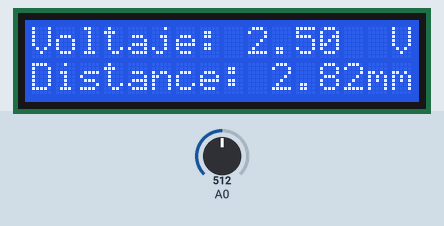
A sketch run on a simulated Arduino Uno, built with avr-gcc and run on an emulated ATmega328P. Shown: 16×2 character LCD. The test bench sets the inputs (shaded band); at power-on: A0 = 512. What the sketch prints to the serial monitor is not drawn.

Above: at 1.6 s.
1.7 s: A0 set to 716
At 3.0 s:
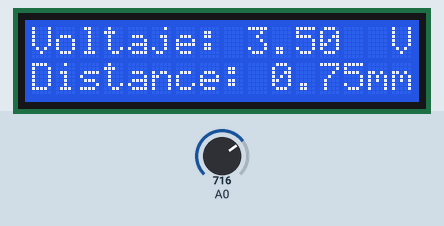
3.5 s: A0 set to 900
At 5.0 s:
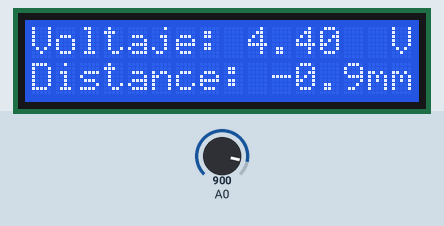
5.5 s: A0 set to 1023
At 7.0 s:
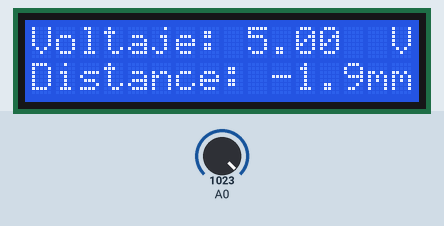
Timing chart, 0 to 8.5 s (numbered marks = the images above; inputs shaded):
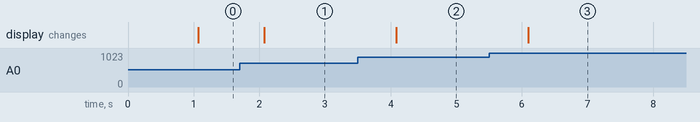

Measured:
- after the input at 1.7 s, the display: changes after 0.38 s (image 1)
- after the input at 3.5 s, the display: changes after 0.59 s (image 2)
- after the input at 5.5 s, the display: changes after 0.60 s (image 3)

The sketch:

lcd_y_sensor.ino
```cpp
#include <LiquidCrystal.h>


LiquidCrystal lcd(12, 11, 5, 4, 3, 2);
void setup() {
 pinMode(A0,INPUT);
 lcd.begin(16, 2);
 Serial.begin(9600);

}

void loop() {
  float vm,x1,x2;
  float a=.0146;
  float b=.5322;
  float c=3.8889;
  delay(1000);
  vm=analogRead(A0);
  vm=vm*(5.0/1023.0);
  lcd.setCursor(0,0);
  lcd.print("Voltaje:");
  lcd.setCursor(9,0);
  lcd.print(vm);
  lcd.setCursor(15,0);
  lcd.print("V");
  c=c-vm;
  x1 = (b + sqrt( (b*b) - (4 * a * c) ) ) / (2.0 * a);
  x2 = (b - sqrt( (b*b) - (4 * a * c) ) ) / (2.0 * a);
   Serial.print(" X1 ");
   Serial.println(x1);
   Serial.print(" x2 ");
   Serial.println(x2);
   lcd.setCursor(0,1);
   lcd.print("Distance:");
   lcd.setCursor(10,1);
   lcd.print(x2);
    lcd.setCursor(14,1);
   lcd.print("mm");
 }
```
